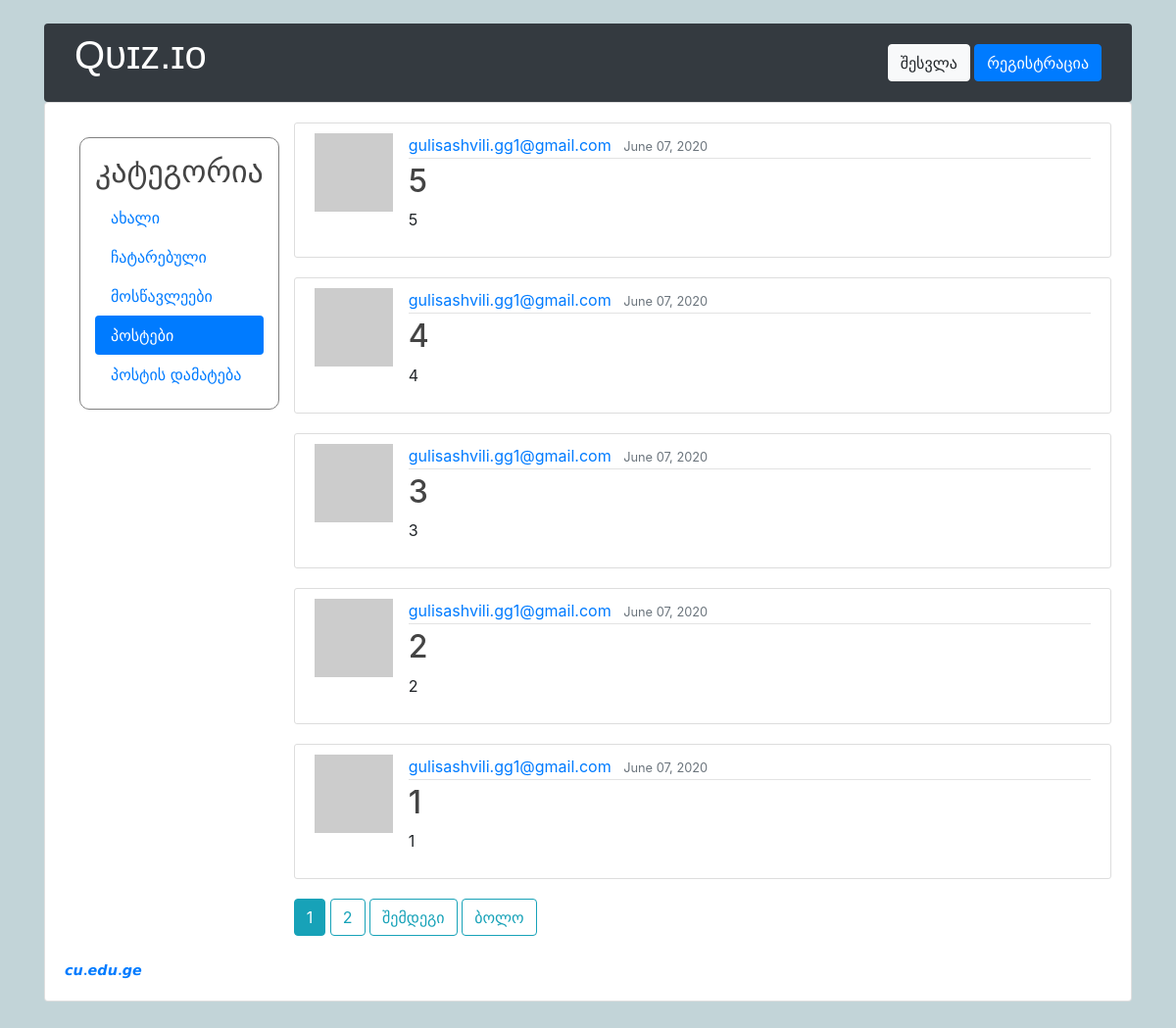
/post/, run on an earlier commit of the app's database.
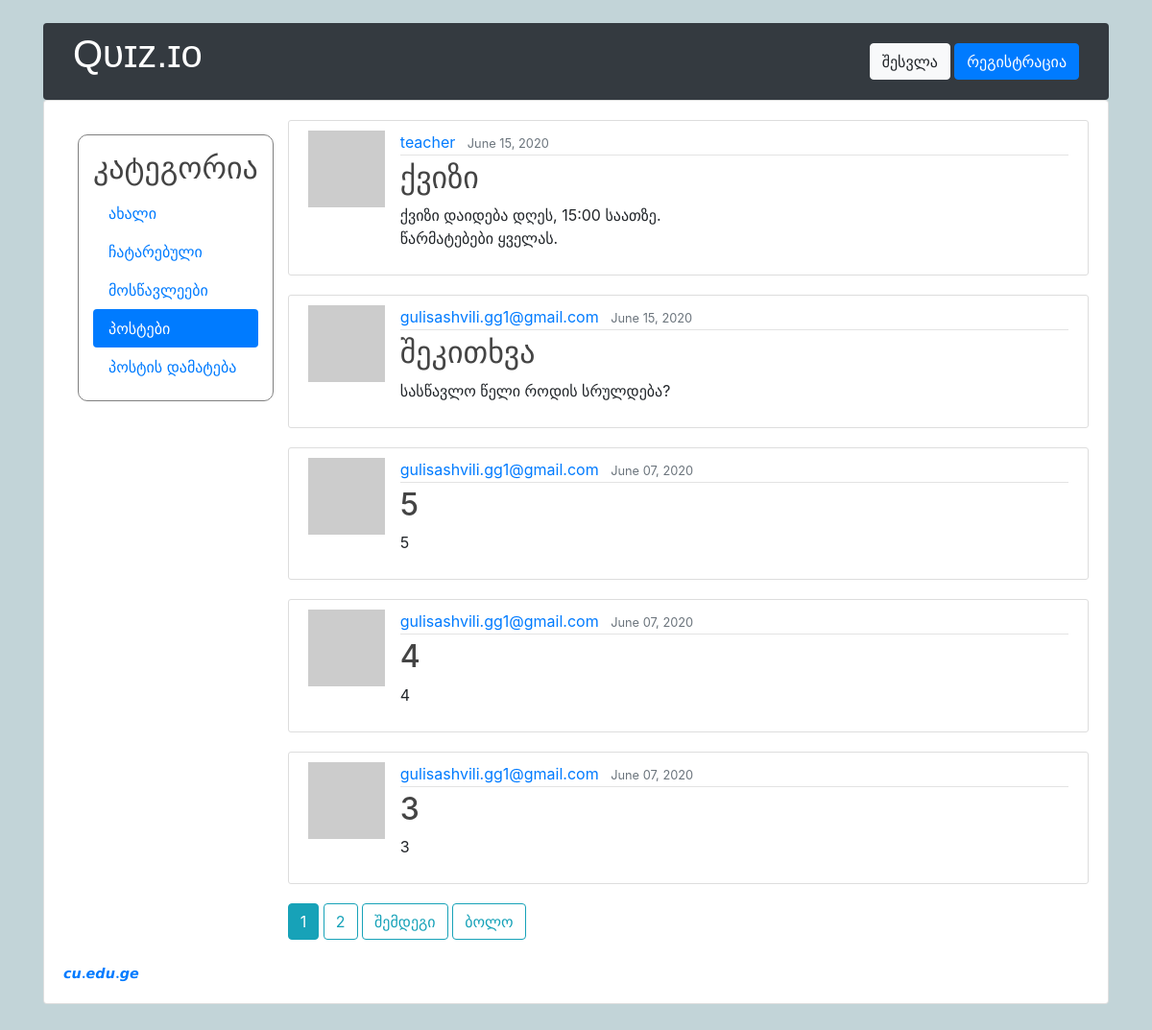
And on a later commit of the database.
### classroom/models.py (models this page shows, shortened)
class Post(models.Model):
    title = models.CharField("სათაური", max_length=100)
    content = models.TextField("პოსტი")
    date_posted = models.DateTimeField(default=timezone.now)
    author = models.ForeignKey(User, on_delete=models.CASCADE)

class User(AbstractUser):
    is_student = models.BooleanField(default=False)
    is_teacher = models.BooleanField(default=False)
    username = models.CharField(error_messages={'unique': 'მომხმარებლის სახელი დაკავებულია.'}, max_length=150, unique=True, verbose_name='მომხმარებლის სახელი')

### classroom/views/blog.py (the view)
# urls.py: path('post/', blog.PostListView.as_view(), name='blog-home'),
class PostListView(ListView):
    model = Post
    template_name = 'classroom/blog/homeBlog.html'
    context_object_name = 'posts'
    ordering = ['-date_posted']
    paginate_by = 5

### classroom/templatetags/quiz_extras.py (called while the page is built)
@register.filter
def gravatar_url(username, size=40):
    username_hash = hashlib.md5(username.lower().encode('utf-8')).hexdigest()
    return f"https://www.gravatar.com/avatar/{username_hash}?s={size}&d=identicon"

### classroom/templates/classroom/blog/homeBlog.html (shortened to what this page needs)
{% extends "base.html" %}
{% load quiz_extras %}
{% block content %}
    <div id = responsivediv>
    <div>
        {% if user.is_authenticated and user.is_teacher %}
            {% include 'classroom/teachers/_header.html' with active='post' %}
        {% else %}
            {% include 'classroom/students/_header.html' with active='post' %}
        {% endif %}
    </div>
    <div style="width: 100%">
    {% for post in posts %}
        <article class="media content-section">
            <img class="mr-3" src="{{ post.author.username|gravatar_url:50 }}"
                                     alt="{{ student.user.get_full_name }}">
            <div class="media-body">
                <div class="article-metadata">
                    <a class="mr-2" href="{% url 'user-posts' post.author.username %}">{{ post.author }}</a>
                    <small class="text-muted">{{ post.date_posted|date:"F d, Y" }}</small>
                </div>
                <h2><a class="article-title" href="{% url 'post-detail' post.id %}">{{ post.title }}</a></h2>
                <p class="article-content">{{ post.content }}</p>
            </div>
        </article>
    {% endfor %}
    {% if is_paginated %}
        {% for num in page_obj.paginator.page_range %}
            {% if page_obj.number == num %}
                <a href="?page={{ num }}" class="btn btn-info mb-4">{{ num }}</a>
            {% elif num > page_obj.number|add:'-3' and num < page_obj.number|add:'3' %}
                <a href="?page={{ num }}" class="btn btn-outline-info mb-4">{{ num }}</a>
            {% endif %}
        {% endfor %}
        {% if page_obj.has_next %}
            <a href="?page={{ page_obj.next_page_number }}" class=" btn btn-outline-info mb-4">შემდეგი</a>
            <a href="?page={{ page_obj.num_pages }}" class=" btn btn-outline-info mb-4">ბოლო</a>
        {% endif %}
    {% endif %}
{% endblock content %}

What changed in the data, as far as the page shows it:
no longer on this page (row unchanged): Post: author "gulisashvili.gg1@gmail.com", date_posted "June 07, 2020", title "2", content "2"
no longer on this page (row unchanged): Post: author "gulisashvili.gg1@gmail.com", date_posted "June 07, 2020", title "1", content "1"
added Post: author "teacher", date_posted "June 15, 2020", title "ქვიზი", content "ქვიზი დაიდება დღეს, 15:00 საათზე. წარმატებები ყველას."
added Post: author "gulisashvili.gg1@gmail.com", date_posted "June 15, 2020", title "შეკითხვა", content "სასწავლო წელი როდის სრულდება?"
